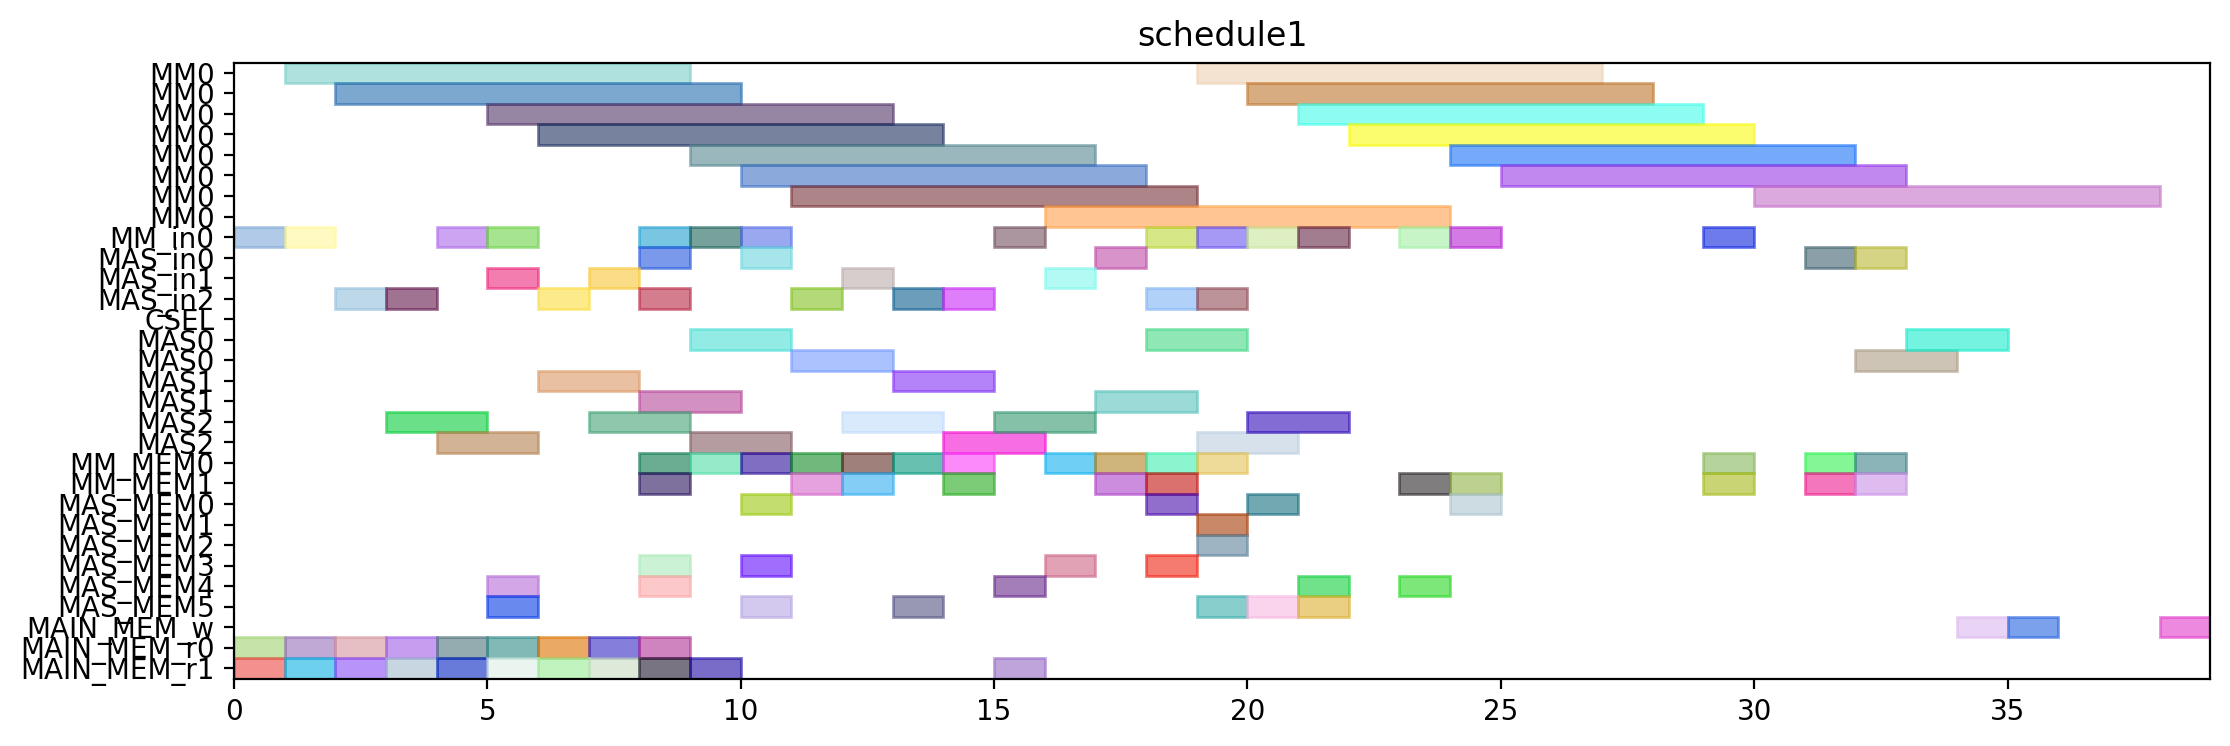

Write Python code to recreate this figure.
from pyschedule import Scenario, solvers, plotters, alt


def solve():
	horizon = 150
	S = Scenario("schedule1", horizon=horizon)

	# resource
	MM = S.Resources('MM', num=1, size=8)
	MM_in = S.Resources('MM_in', num=1)
	MAS_in = S.Resources('MAS_in', num=3)
	CSEL = S.Resource('CSEL')
	MAS = S.Resources('MAS', num=3, size=2, periods=range(1, horizon))
	MM_MEM = S.Resources('MM_MEM', num=2)
	MAS_MEM = S.Resources('MAS_MEM', num=6)
	MAIN_MEM_w = S.Resource('MAIN_MEM_w', size=1)
	MAIN_MEM_r = S.Resources('MAIN_MEM_r', num=2)

	# result of previous scheduling
	t0_in = S.Task('t0_in', length=1, delay_cost=1)
	S += t0_in >= 0
	t0_in += MM_in[0]

	t0_mem0 = S.Task('t0_mem0', length=1, delay_cost=1)
	S += t0_mem0 >= 0
	t0_mem0 += MAIN_MEM_r[0]

	t0_mem1 = S.Task('t0_mem1', length=1, delay_cost=1)
	S += t0_mem1 >= 0
	t0_mem1 += MAIN_MEM_r[1]

	t0 = S.Task('t0', length=8, delay_cost=1)
	S += t0 >= 1
	t0 += MM[0]

	t2_in = S.Task('t2_in', length=1, delay_cost=1)
	S += t2_in >= 1
	t2_in += MM_in[0]

	t2_mem0 = S.Task('t2_mem0', length=1, delay_cost=1)
	S += t2_mem0 >= 1
	t2_mem0 += MAIN_MEM_r[0]

	t2_mem1 = S.Task('t2_mem1', length=1, delay_cost=1)
	S += t2_mem1 >= 1
	t2_mem1 += MAIN_MEM_r[1]

	t14_in = S.Task('t14_in', length=1, delay_cost=1)
	S += t14_in >= 2
	t14_in += MAS_in[2]

	t14_mem0 = S.Task('t14_mem0', length=1, delay_cost=1)
	S += t14_mem0 >= 2
	t14_mem0 += MAIN_MEM_r[0]

	t14_mem1 = S.Task('t14_mem1', length=1, delay_cost=1)
	S += t14_mem1 >= 2
	t14_mem1 += MAIN_MEM_r[1]

	t2 = S.Task('t2', length=8, delay_cost=1)
	S += t2 >= 2
	t2 += MM[0]

	t13_in = S.Task('t13_in', length=1, delay_cost=1)
	S += t13_in >= 3
	t13_in += MAS_in[2]

	t13_mem0 = S.Task('t13_mem0', length=1, delay_cost=1)
	S += t13_mem0 >= 3
	t13_mem0 += MAIN_MEM_r[0]

	t13_mem1 = S.Task('t13_mem1', length=1, delay_cost=1)
	S += t13_mem1 >= 3
	t13_mem1 += MAIN_MEM_r[1]

	t14 = S.Task('t14', length=2, delay_cost=1)
	S += t14 >= 3
	t14 += MAS[2]

	t13 = S.Task('t13', length=2, delay_cost=1)
	S += t13 >= 4
	t13 += MAS[2]

	t1_in = S.Task('t1_in', length=1, delay_cost=1)
	S += t1_in >= 4
	t1_in += MM_in[0]

	t1_mem0 = S.Task('t1_mem0', length=1, delay_cost=1)
	S += t1_mem0 >= 4
	t1_mem0 += MAIN_MEM_r[0]

	t1_mem1 = S.Task('t1_mem1', length=1, delay_cost=1)
	S += t1_mem1 >= 4
	t1_mem1 += MAIN_MEM_r[1]

	t1 = S.Task('t1', length=8, delay_cost=1)
	S += t1 >= 5
	t1 += MM[0]

	t15_in = S.Task('t15_in', length=1, delay_cost=1)
	S += t15_in >= 5
	t15_in += MM_in[0]

	t15_mem0 = S.Task('t15_mem0', length=1, delay_cost=1)
	S += t15_mem0 >= 5
	t15_mem0 += MAS_MEM[4]

	t15_mem1 = S.Task('t15_mem1', length=1, delay_cost=1)
	S += t15_mem1 >= 5
	t15_mem1 += MAS_MEM[5]

	t4_in = S.Task('t4_in', length=1, delay_cost=1)
	S += t4_in >= 5
	t4_in += MAS_in[1]

	t4_mem0 = S.Task('t4_mem0', length=1, delay_cost=1)
	S += t4_mem0 >= 5
	t4_mem0 += MAIN_MEM_r[0]

	t4_mem1 = S.Task('t4_mem1', length=1, delay_cost=1)
	S += t4_mem1 >= 5
	t4_mem1 += MAIN_MEM_r[1]

	t15 = S.Task('t15', length=8, delay_cost=1)
	S += t15 >= 6
	t15 += MM[0]

	t3_in = S.Task('t3_in', length=1, delay_cost=1)
	S += t3_in >= 6
	t3_in += MAS_in[2]

	t3_mem0 = S.Task('t3_mem0', length=1, delay_cost=1)
	S += t3_mem0 >= 6
	t3_mem0 += MAIN_MEM_r[0]

	t3_mem1 = S.Task('t3_mem1', length=1, delay_cost=1)
	S += t3_mem1 >= 6
	t3_mem1 += MAIN_MEM_r[1]

	t4 = S.Task('t4', length=2, delay_cost=1)
	S += t4 >= 6
	t4 += MAS[1]

	t3 = S.Task('t3', length=2, delay_cost=1)
	S += t3 >= 7
	t3 += MAS[2]

	t9_in = S.Task('t9_in', length=1, delay_cost=1)
	S += t9_in >= 7
	t9_in += MAS_in[1]

	t9_mem0 = S.Task('t9_mem0', length=1, delay_cost=1)
	S += t9_mem0 >= 7
	t9_mem0 += MAIN_MEM_r[0]

	t9_mem1 = S.Task('t9_mem1', length=1, delay_cost=1)
	S += t9_mem1 >= 7
	t9_mem1 += MAIN_MEM_r[1]

	t18_in = S.Task('t18_in', length=1, delay_cost=1)
	S += t18_in >= 8
	t18_in += MAS_in[2]

	t18_mem0 = S.Task('t18_mem0', length=1, delay_cost=1)
	S += t18_mem0 >= 8
	t18_mem0 += MM_MEM[0]

	t18_mem1 = S.Task('t18_mem1', length=1, delay_cost=1)
	S += t18_mem1 >= 8
	t18_mem1 += MM_MEM[1]

	t5_in = S.Task('t5_in', length=1, delay_cost=1)
	S += t5_in >= 8
	t5_in += MM_in[0]

	t5_mem0 = S.Task('t5_mem0', length=1, delay_cost=1)
	S += t5_mem0 >= 8
	t5_mem0 += MAS_MEM[4]

	t5_mem1 = S.Task('t5_mem1', length=1, delay_cost=1)
	S += t5_mem1 >= 8
	t5_mem1 += MAS_MEM[3]

	t8_in = S.Task('t8_in', length=1, delay_cost=1)
	S += t8_in >= 8
	t8_in += MAS_in[0]

	t8_mem0 = S.Task('t8_mem0', length=1, delay_cost=1)
	S += t8_mem0 >= 8
	t8_mem0 += MAIN_MEM_r[0]

	t8_mem1 = S.Task('t8_mem1', length=1, delay_cost=1)
	S += t8_mem1 >= 8
	t8_mem1 += MAIN_MEM_r[1]

	t9 = S.Task('t9', length=2, delay_cost=1)
	S += t9 >= 8
	t9 += MAS[1]

	t18 = S.Task('t18', length=2, delay_cost=1)
	S += t18 >= 9
	t18 += MAS[2]

	t20_in = S.Task('t20_in', length=1, delay_cost=1)
	S += t20_in >= 9
	t20_in += MM_in[0]

	t20_mem0 = S.Task('t20_mem0', length=1, delay_cost=1)
	S += t20_mem0 >= 9
	t20_mem0 += MM_MEM[0]

	t20_mem1 = S.Task('t20_mem1', length=1, delay_cost=1)
	S += t20_mem1 >= 9
	t20_mem1 += MAIN_MEM_r[1]

	t5 = S.Task('t5', length=8, delay_cost=1)
	S += t5 >= 9
	t5 += MM[0]

	t8 = S.Task('t8', length=2, delay_cost=1)
	S += t8 >= 9
	t8 += MAS[0]

	t10_in = S.Task('t10_in', length=1, delay_cost=1)
	S += t10_in >= 10
	t10_in += MM_in[0]

	t10_mem0 = S.Task('t10_mem0', length=1, delay_cost=1)
	S += t10_mem0 >= 10
	t10_mem0 += MAS_MEM[0]

	t10_mem1 = S.Task('t10_mem1', length=1, delay_cost=1)
	S += t10_mem1 >= 10
	t10_mem1 += MAS_MEM[3]

	t19_in = S.Task('t19_in', length=1, delay_cost=1)
	S += t19_in >= 10
	t19_in += MAS_in[0]

	t19_mem0 = S.Task('t19_mem0', length=1, delay_cost=1)
	S += t19_mem0 >= 10
	t19_mem0 += MM_MEM[0]

	t19_mem1 = S.Task('t19_mem1', length=1, delay_cost=1)
	S += t19_mem1 >= 10
	t19_mem1 += MAS_MEM[5]

	t20 = S.Task('t20', length=8, delay_cost=1)
	S += t20 >= 10
	t20 += MM[0]

	t10 = S.Task('t10', length=8, delay_cost=1)
	S += t10 >= 11
	t10 += MM[0]

	t16_in = S.Task('t16_in', length=1, delay_cost=1)
	S += t16_in >= 11
	t16_in += MAS_in[2]

	t16_mem0 = S.Task('t16_mem0', length=1, delay_cost=1)
	S += t16_mem0 >= 11
	t16_mem0 += MM_MEM[0]

	t16_mem1 = S.Task('t16_mem1', length=1, delay_cost=1)
	S += t16_mem1 >= 11
	t16_mem1 += MM_MEM[1]

	t19 = S.Task('t19', length=2, delay_cost=1)
	S += t19 >= 11
	t19 += MAS[0]

	t16 = S.Task('t16', length=2, delay_cost=1)
	S += t16 >= 12
	t16 += MAS[2]

	t6_in = S.Task('t6_in', length=1, delay_cost=1)
	S += t6_in >= 12
	t6_in += MAS_in[1]

	t6_mem0 = S.Task('t6_mem0', length=1, delay_cost=1)
	S += t6_mem0 >= 12
	t6_mem0 += MM_MEM[0]

	t6_mem1 = S.Task('t6_mem1', length=1, delay_cost=1)
	S += t6_mem1 >= 12
	t6_mem1 += MM_MEM[1]

	t17_in = S.Task('t17_in', length=1, delay_cost=1)
	S += t17_in >= 13
	t17_in += MAS_in[2]

	t17_mem0 = S.Task('t17_mem0', length=1, delay_cost=1)
	S += t17_mem0 >= 13
	t17_mem0 += MM_MEM[0]

	t17_mem1 = S.Task('t17_mem1', length=1, delay_cost=1)
	S += t17_mem1 >= 13
	t17_mem1 += MAS_MEM[5]

	t6 = S.Task('t6', length=2, delay_cost=1)
	S += t6 >= 13
	t6 += MAS[1]

	t11_in = S.Task('t11_in', length=1, delay_cost=1)
	S += t11_in >= 14
	t11_in += MAS_in[2]

	t11_mem0 = S.Task('t11_mem0', length=1, delay_cost=1)
	S += t11_mem0 >= 14
	t11_mem0 += MM_MEM[0]

	t11_mem1 = S.Task('t11_mem1', length=1, delay_cost=1)
	S += t11_mem1 >= 14
	t11_mem1 += MM_MEM[1]

	t17 = S.Task('t17', length=2, delay_cost=1)
	S += t17 >= 14
	t17 += MAS[2]

	t11 = S.Task('t11', length=2, delay_cost=1)
	S += t11 >= 15
	t11 += MAS[2]

	t23_in = S.Task('t23_in', length=1, delay_cost=1)
	S += t23_in >= 15
	t23_in += MM_in[0]

	t23_mem0 = S.Task('t23_mem0', length=1, delay_cost=1)
	S += t23_mem0 >= 15
	t23_mem0 += MAS_MEM[4]

	t23_mem1 = S.Task('t23_mem1', length=1, delay_cost=1)
	S += t23_mem1 >= 15
	t23_mem1 += MAIN_MEM_r[1]

	t23 = S.Task('t23', length=8, delay_cost=1)
	S += t23 >= 16
	t23 += MM[0]

	t7_in = S.Task('t7_in', length=1, delay_cost=1)
	S += t7_in >= 16
	t7_in += MAS_in[1]

	t7_mem0 = S.Task('t7_mem0', length=1, delay_cost=1)
	S += t7_mem0 >= 16
	t7_mem0 += MM_MEM[0]

	t7_mem1 = S.Task('t7_mem1', length=1, delay_cost=1)
	S += t7_mem1 >= 16
	t7_mem1 += MAS_MEM[3]

	t22_in = S.Task('t22_in', length=1, delay_cost=1)
	S += t22_in >= 17
	t22_in += MAS_in[0]

	t22_mem0 = S.Task('t22_mem0', length=1, delay_cost=1)
	S += t22_mem0 >= 17
	t22_mem0 += MM_MEM[0]

	t22_mem1 = S.Task('t22_mem1', length=1, delay_cost=1)
	S += t22_mem1 >= 17
	t22_mem1 += MM_MEM[1]

	t7 = S.Task('t7', length=2, delay_cost=1)
	S += t7 >= 17
	t7 += MAS[1]

	t21_in = S.Task('t21_in', length=1, delay_cost=1)
	S += t21_in >= 18
	t21_in += MAS_in[2]

	t21_mem0 = S.Task('t21_mem0', length=1, delay_cost=1)
	S += t21_mem0 >= 18
	t21_mem0 += MM_MEM[0]

	t21_mem1 = S.Task('t21_mem1', length=1, delay_cost=1)
	S += t21_mem1 >= 18
	t21_mem1 += MM_MEM[1]

	t22 = S.Task('t22', length=2, delay_cost=1)
	S += t22 >= 18
	t22 += MAS[0]

	t28_in = S.Task('t28_in', length=1, delay_cost=1)
	S += t28_in >= 18
	t28_in += MM_in[0]

	t28_mem0 = S.Task('t28_mem0', length=1, delay_cost=1)
	S += t28_mem0 >= 18
	t28_mem0 += MAS_MEM[0]

	t28_mem1 = S.Task('t28_mem1', length=1, delay_cost=1)
	S += t28_mem1 >= 18
	t28_mem1 += MAS_MEM[3]

	t12_in = S.Task('t12_in', length=1, delay_cost=1)
	S += t12_in >= 19
	t12_in += MAS_in[2]

	t12_mem0 = S.Task('t12_mem0', length=1, delay_cost=1)
	S += t12_mem0 >= 19
	t12_mem0 += MM_MEM[0]

	t12_mem1 = S.Task('t12_mem1', length=1, delay_cost=1)
	S += t12_mem1 >= 19
	t12_mem1 += MAS_MEM[5]

	t21 = S.Task('t21', length=2, delay_cost=1)
	S += t21 >= 19
	t21 += MAS[2]

	t25_in = S.Task('t25_in', length=1, delay_cost=1)
	S += t25_in >= 19
	t25_in += MM_in[0]

	t25_mem0 = S.Task('t25_mem0', length=1, delay_cost=1)
	S += t25_mem0 >= 19
	t25_mem0 += MAS_MEM[2]

	t25_mem1 = S.Task('t25_mem1', length=1, delay_cost=1)
	S += t25_mem1 >= 19
	t25_mem1 += MAS_MEM[1]

	t28 = S.Task('t28', length=8, delay_cost=1)
	S += t28 >= 19
	t28 += MM[0]

	t12 = S.Task('t12', length=2, delay_cost=1)
	S += t12 >= 20
	t12 += MAS[2]

	t25 = S.Task('t25', length=8, delay_cost=1)
	S += t25 >= 20
	t25 += MM[0]

	t27_in = S.Task('t27_in', length=1, delay_cost=1)
	S += t27_in >= 20
	t27_in += MM_in[0]

	t27_mem0 = S.Task('t27_mem0', length=1, delay_cost=1)
	S += t27_mem0 >= 20
	t27_mem0 += MAS_MEM[0]

	t27_mem1 = S.Task('t27_mem1', length=1, delay_cost=1)
	S += t27_mem1 >= 20
	t27_mem1 += MAS_MEM[5]

	t27 = S.Task('t27', length=8, delay_cost=1)
	S += t27 >= 21
	t27 += MM[0]

	t29_in = S.Task('t29_in', length=1, delay_cost=1)
	S += t29_in >= 21
	t29_in += MM_in[0]

	t29_mem0 = S.Task('t29_mem0', length=1, delay_cost=1)
	S += t29_mem0 >= 21
	t29_mem0 += MAS_MEM[4]

	t29_mem1 = S.Task('t29_mem1', length=1, delay_cost=1)
	S += t29_mem1 >= 21
	t29_mem1 += MAS_MEM[5]

	t29 = S.Task('t29', length=8, delay_cost=1)
	S += t29 >= 22
	t29 += MM[0]


	# new tasks
	t24 = S.Task('t24', length=8, delay_cost=1)
	t24 += alt(MM)
	t24_in = S.Task('t24_in', length=1, delay_cost=1)
	t24_in += alt(MM_in)
	S += t24_in*MM_in[0]<=t24*MM[0]
	t24_mem0 = S.Task('t24_mem0', length=1, delay_cost=1)
	t24_mem0 += MAS_MEM[4]
	S += 21 < t24_mem0
	S += t24_mem0 <= t24

	t24_mem1 = S.Task('t24_mem1', length=1, delay_cost=1)
	t24_mem1 += MM_MEM[1]
	S += 23 < t24_mem1
	S += t24_mem1 <= t24

	t26 = S.Task('t26', length=8, delay_cost=1)
	t26 += alt(MM)
	t26_in = S.Task('t26_in', length=1, delay_cost=1)
	t26_in += alt(MM_in)
	S += t26_in*MM_in[0]<=t26*MM[0]
	t26_mem0 = S.Task('t26_mem0', length=1, delay_cost=1)
	t26_mem0 += MAS_MEM[0]
	S += 12 < t26_mem0
	S += t26_mem0 <= t26

	t26_mem1 = S.Task('t26_mem1', length=1, delay_cost=1)
	t26_mem1 += MM_MEM[1]
	S += 23 < t26_mem1
	S += t26_mem1 <= t26

	PZ_new = S.Task('PZ_new', length=8, delay_cost=1)
	PZ_new += alt(MM)
	PZ_new_in = S.Task('PZ_new_in', length=1, delay_cost=1)
	PZ_new_in += alt(MM_in)
	S += PZ_new_in*MM_in[0]<=PZ_new*MM[0]
	S += 0<PZ_new

	PZ_new_w = S.Task('PZ_new_w', length=1, delay_cost=1)
	PZ_new_w += alt(MAIN_MEM_w)
	S += PZ_new <= PZ_new_w

	PZ_new_mem0 = S.Task('PZ_new_mem0', length=1, delay_cost=1)
	PZ_new_mem0 += MM_MEM[0]
	S += 29 < PZ_new_mem0
	S += PZ_new_mem0 <= PZ_new

	PZ_new_mem1 = S.Task('PZ_new_mem1', length=1, delay_cost=1)
	PZ_new_mem1 += MM_MEM[1]
	S += 26 < PZ_new_mem1
	S += PZ_new_mem1 <= PZ_new

	PX_new = S.Task('PX_new', length=2, delay_cost=1)
	PX_new += alt(MAS)
	PX_new_in = S.Task('PX_new_in', length=1, delay_cost=1)
	PX_new_in += alt(MAS_in)
	S += PX_new_in*MAS_in[0]<=PX_new*MAS[0]

	S += PX_new_in*MAS_in[1]<=PX_new*MAS[1]

	S += PX_new_in*MAS_in[2]<=PX_new*MAS[2]

	S += 0<PX_new

	PX_new_w = S.Task('PX_new_w', length=1, delay_cost=1)
	PX_new_w += alt(MAIN_MEM_w)
	S += PX_new <= PX_new_w

	PX_new_mem0 = S.Task('PX_new_mem0', length=1, delay_cost=1)
	PX_new_mem0 += MM_MEM[0]
	S += 27 < PX_new_mem0
	S += PX_new_mem0 <= PX_new

	PX_new_mem1 = S.Task('PX_new_mem1', length=1, delay_cost=1)
	PX_new_mem1 += alt(MM_MEM)
	S += (t24*MM[0])-1 < PX_new_mem1*MM_MEM[1]
	S += PX_new_mem1 <= PX_new

	PY_new = S.Task('PY_new', length=2, delay_cost=1)
	PY_new += alt(MAS)
	PY_new_in = S.Task('PY_new_in', length=1, delay_cost=1)
	PY_new_in += alt(MAS_in)
	S += PY_new_in*MAS_in[0]<=PY_new*MAS[0]

	S += PY_new_in*MAS_in[1]<=PY_new*MAS[1]

	S += PY_new_in*MAS_in[2]<=PY_new*MAS[2]

	S += 0<PY_new

	PY_new_w = S.Task('PY_new_w', length=1, delay_cost=1)
	PY_new_w += alt(MAIN_MEM_w)
	S += PY_new <= PY_new_w

	PY_new_mem0 = S.Task('PY_new_mem0', length=1, delay_cost=1)
	PY_new_mem0 += MM_MEM[0]
	S += 28 < PY_new_mem0
	S += PY_new_mem0 <= PY_new

	PY_new_mem1 = S.Task('PY_new_mem1', length=1, delay_cost=1)
	PY_new_mem1 += alt(MM_MEM)
	S += (t26*MM[0])-1 < PY_new_mem1*MM_MEM[1]
	S += PY_new_mem1 <= PY_new

	solvers.mip.solve(S,msg=1,kind='CPLEX',ratio_gap=1.01)

	solution = [['hoge']*len(S.solution()[1]) for i in range(len(S.solution()))]
	for i in range(len(S.solution())):
		for j in range(len(S.solution()[i])):
			solution[i][j]=str(S.solution()[i][j])
	print(solution)

	cycles = int(solution[-1][3])

	pic_file_name = "/mnt/rose/usr1/fukuda/ABE/multiRAM_multiMAS_16mux/scheduling_result/stage8MM1_stage2MAS3/EP_ADD_A_0/schedule1.png"
	if(S.solution() != []):
		plotters.matplotlib.plot(S,img_filename=pic_file_name, show_task_labels=False, fig_size=(cycles*0.25+3, 4))

	return solution
